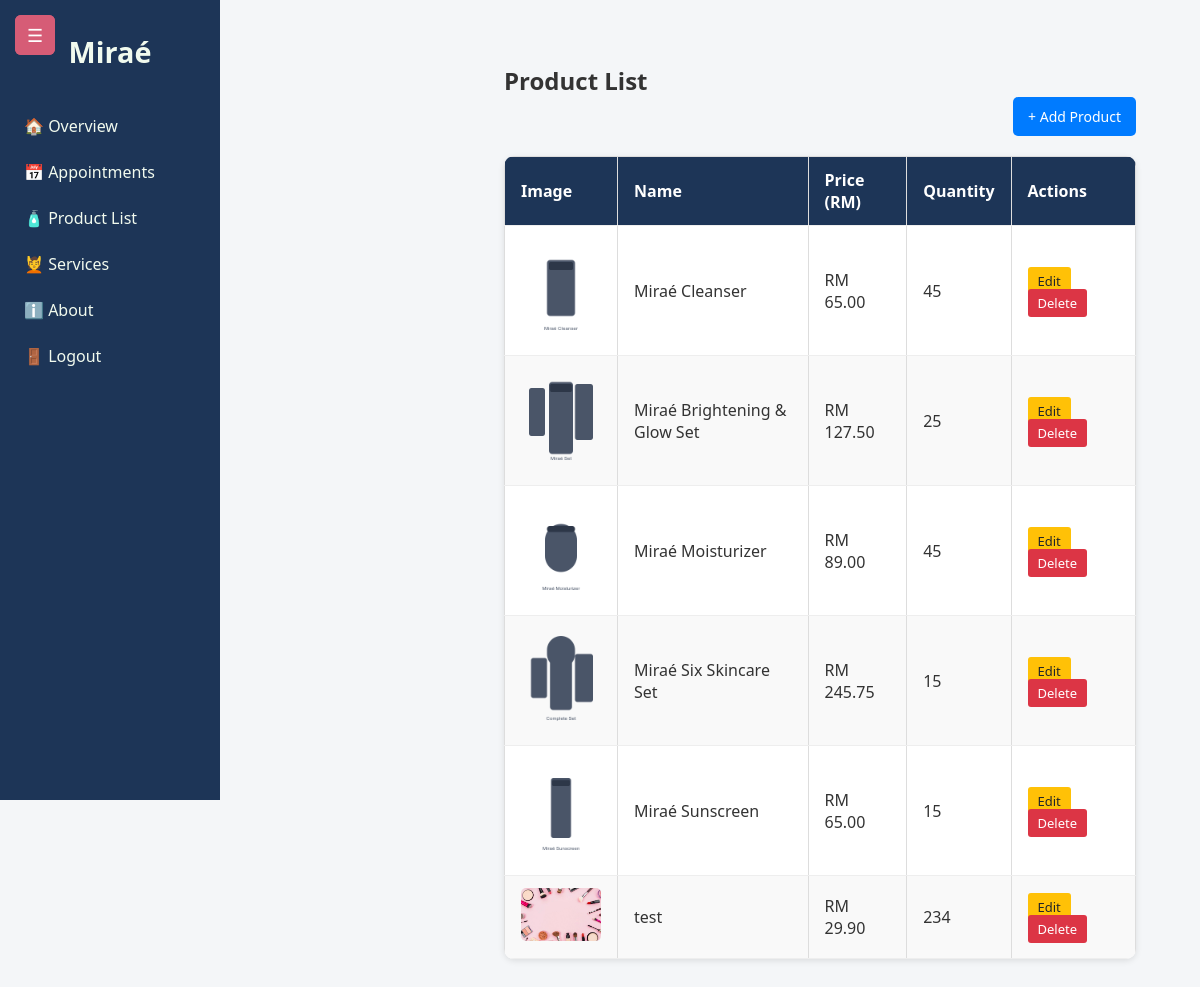
Screenshot of /product-list.php (signed in) with the database file from the repository.
### tables this page shows
CREATE TABLE `products` (
  `prodID` int(11) NOT NULL,
  `prodName` varchar(100) DEFAULT NULL,
  `prodPrice` decimal(10,2) DEFAULT NULL,
  `prodQty` int(11) DEFAULT NULL,
  `prodImage` varchar(255) DEFAULT NULL
);

### product-list.php (the view, shortened to what this page needs)
<?php
require 'db.php';
$result = $conn->query("SELECT * FROM products");
?>
<!DOCTYPE html>
<html lang="en">
<head>
  <link rel="stylesheet" href="adminDash.css">
</head>
<body>
<div class="dashboard-container">
  <?php include 'adminHeader.php'; ?>
  <button class="toggle-btn" onclick="toggleSidebar()">☰</button>
  <div class="main-content">
    <h2>Product List</h2>
    <div class="top-bar">
      <a class="btn add-button" href="product-crud.php">+ Add Product</a>
    </div>
    <table class="product-table">
      <thead>
        <tr>
          <th>Image</th>
          <th>Name</th>
          <th>Price (RM)</th>
          <th>Quantity</th>
          <th>Actions</th>
        </tr>
      </thead>
      <tbody>
        <?php if ($result->num_rows > 0): ?>
          <?php while ($row = $result->fetch_assoc()): ?>
            <tr>
              <td>
                <?php if (!empty($row['prodImage'])): ?>
                  <img src="<?= htmlspecialchars($row['prodImage']) ?>" class="thumb" alt="Product Image">
                <?php else: ?>
                  <span class="no-image">No image</span>
                <?php endif; ?>
              </td>
              <td><?= htmlspecialchars($row['prodName']) ?></td>
              <td>RM <?= number_format($row['prodPrice'], 2) ?></td>
              <td><?= htmlspecialchars($row['prodQty']) ?></td>
              <td>
                <a href="product-crud.php?action=edit&id=<?= htmlspecialchars($row['prodID']) ?>" class="btn edit-btn">Edit</a>
                <a href="product-crud.php?action=delete&id=<?= htmlspecialchars($row['prodID']) ?>" class="btn delete-btn" onclick="return confirm('Are you sure you want to delete this product?')">Delete</a>
              </td>
            </tr>
          <?php endwhile; ?>
        <?php else: ?>
          <tr>
            <td colspan="5" style="text-align:center;">No products available.</td>
          </tr>
        <?php endif; ?>
      </tbody>
    </table>
  </div>
</div>
</body>
</html>

### adminHeader.php (shortened to what this page needs)
<!DOCTYPE html>
<html lang="en">
<head>
  <link rel="stylesheet" href="admindash.css" />
</head>
<body>
  <button class="toggle-btn" onclick="toggleSidebar()">☰</button>
 <div class="sidebar">
  <div class="sidebar-header">
    <h1>Miraé</h1>
  </div>
  <nav class="nav-menu">
  <a href="adminDashboard.php">🏠 Overview</a>
  <a href="appointment.php">📅 Appointments</a>
  <a href="product-list.php">🧴 Product List</a>
  <a href="adminService.php">💆 Services</a>
  <a href="aboutUs.php">ℹ️ About</a>
  <a href="logout.php">🚪 Logout</a>
</nav>
</div>
  <div class="main-content">

### adminDash.css (style rules this page uses)
* { margin: 0; padding: 0; box-sizing: border-box; font-family: 'Segoe UI', Tahoma, Geneva, Verdana, sans-serif; }
body { display: flex; background-color: #f4f6f8; color: #333; height: 100vh; }
.sidebar { width: 220px; background-color: #1d3557; color: #fff; padding-top: 2rem; flex-shrink: 0; display: flex; flex-direction: column; align-items: center; position: fixed; height: 100vh; transition: width 0.3s ease; z-index: 100; }
.sidebar-header h1 { font-size: 1.8rem; margin-bottom: 2rem; color: #f1faee; transition: opacity 0.3s; }
.nav-menu { width: 100%; display: flex; flex-direction: column; align-items: stretch; }
.nav-menu a { color: #f1faee; text-decoration: none; padding: 0.75rem 1.5rem; font-size: 1rem; text-align: left; transition: background 0.3s, padding-left 0.3s; }
.toggle-btn { position: absolute; top: 15px; left: 15px; background-color: #d65c76; color: white; border: none; padding: 8px 12px; font-size: 18px; border-radius: 6px; cursor: pointer; z-index: 999; }
.main-content { flex: 1; padding: 2rem; margin-left: 220px; transition: margin-left 0.3s ease; overflow-y: auto; }
.product-table { width: 100%; border-collapse: collapse; background-color: #fff; box-shadow: 0 2px 6px rgba(0, 0, 0, 0.1); border-radius: 10px; overflow: hidden; }
.product-table th, .product-table td { padding: 0.75rem 1rem; text-align: left; border-bottom: 1px solid #eee; }
.product-table th { background-color: #1d3557; color: #fff; }

### product-list.php (style rules this page uses)
.main-content { padding: 20px; flex-grow: 1; }
.top-bar { margin-bottom: 20px; display: flex; justify-content: flex-end; }
.product-table { width: 100%; border-collapse: collapse; margin-top: 10px; }
.product-table th, .product-table td { border: 1px solid #ddd; padding: 8px; text-align: left; }
.product-table th { background-color: #f2f2f2; font-weight: bold; }
.product-table tr:nth-child(even) { background-color: #f9f9f9; }
.btn.add-button { padding: 10px 15px; background-color: #007bff; color: white; text-decoration: none; border-radius: 5px; font-size: 14px; }
.btn.edit-btn, .btn.delete-btn { padding: 5px 10px; border-radius: 3px; text-decoration: none; font-size: 13px; margin-right: 5px; }
.btn.edit-btn { background-color: #ffc107; color: #212529; }
.btn.delete-btn { background-color: #dc3545; color: white; }
.thumb { width: 80px; height: auto; border-radius: 5px; }
.toggle-btn { position: absolute; top: 15px; left: 15px; background: #333; color: white; padding: 10px 15px; font-size: 18px; border: none; border-radius: 4px; cursor: pointer; }

### rows the page displays
products: prodImage (picture), prodName "Miraé Cleanser", prodPrice "65.00", prodQty "45"
products: prodImage (picture), prodName "Miraé Brightening & Glow Set", prodPrice "127.50", prodQty "25"
products: prodImage (picture), prodName "Miraé Moisturizer", prodPrice "89.00", prodQty "45"
products: prodImage (picture), prodName "Miraé Six Skincare Set", prodPrice "245.75", prodQty "15"
products: prodImage (picture), prodName "Miraé Sunscreen", prodPrice "65.00", prodQty "15"
products: prodImage (picture), prodName "test", prodPrice "29.90", prodQty "234"
